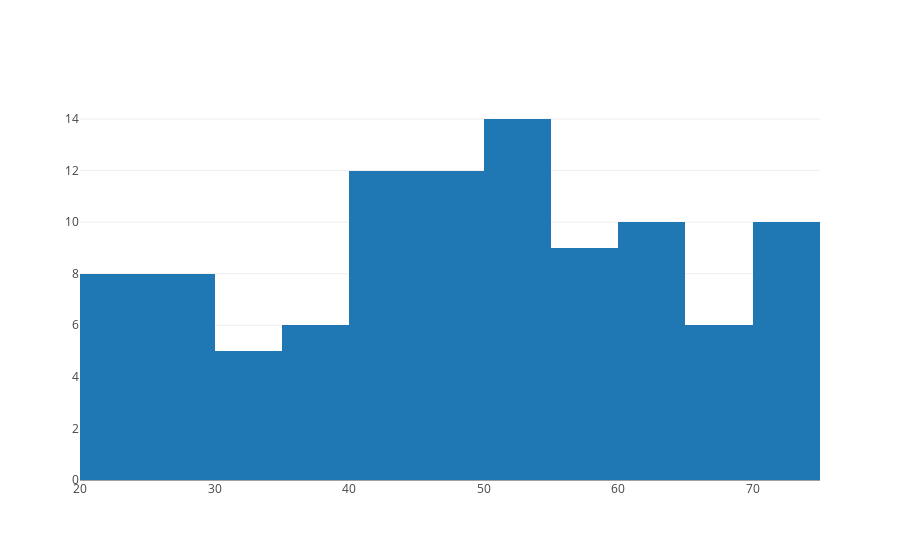

Notebook code for this chart:
### Markdown cell above
# Histogram

### Code cell
trace = go.Histogram(x = age)
data = [trace]
py.iplot({"data":data})
